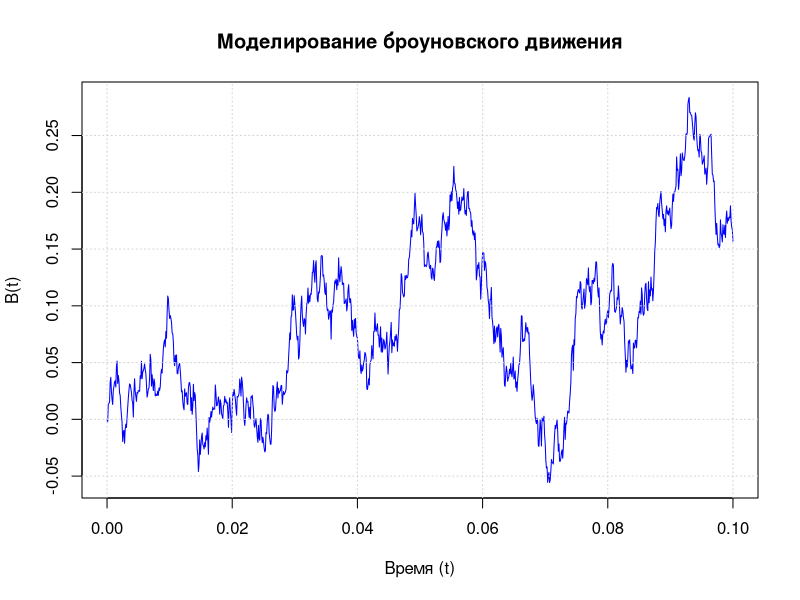
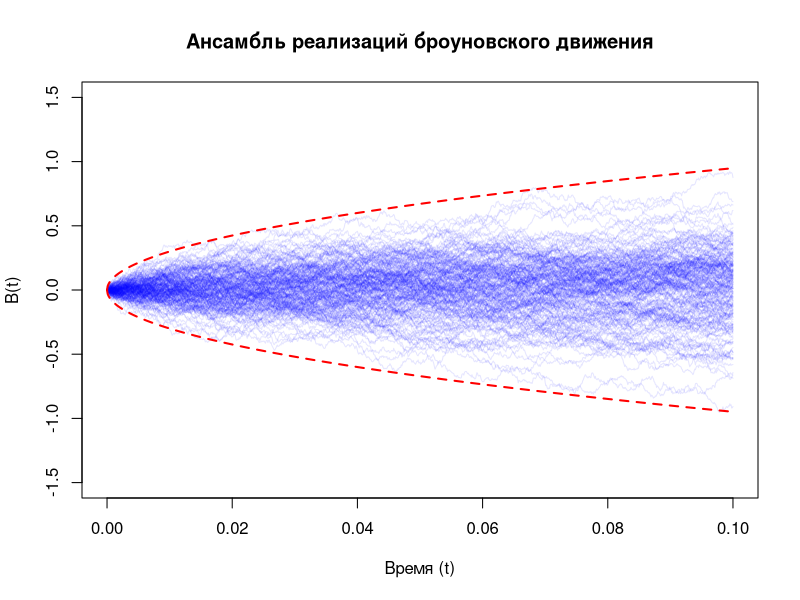
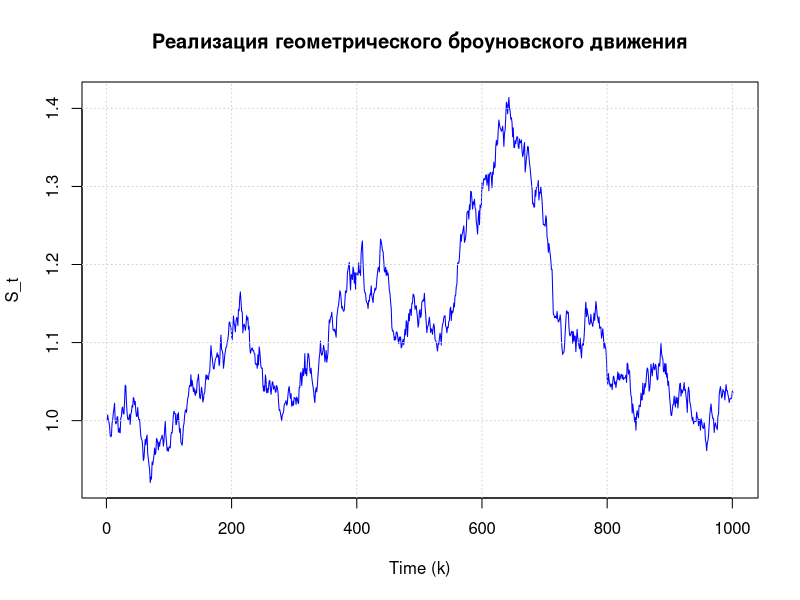
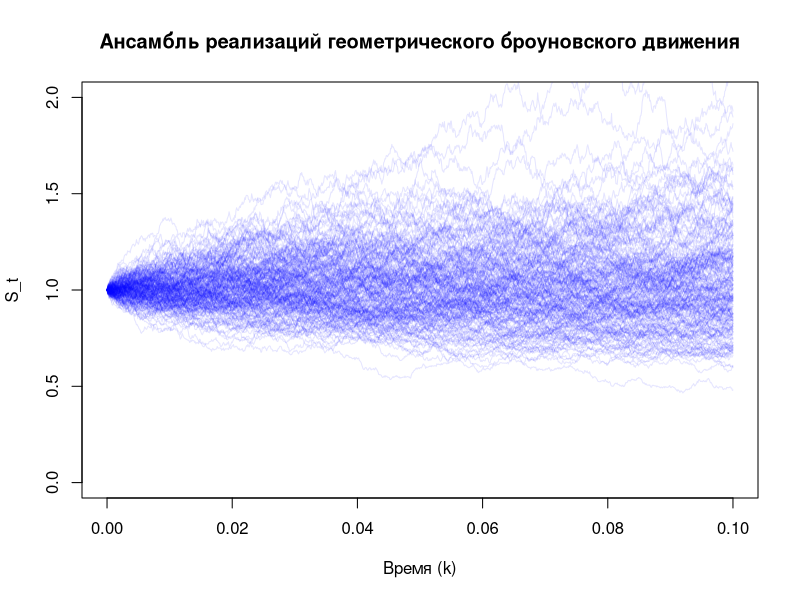

Reproduce these figures in R, in order.
set.seed(123) # Фиксируем случайные значения для повторяемости эксперимента

# Задание 2 ----

# Устанавливаем параметры моделирования
delta <- 0.0001 # Шаг дискретизации
k_max <- 1000 # Максимальное значение k (количество шагов)
n <- k_max + 1 # Количество точек (включая начальную точку)

# Генерируем случайные приращения
epsilon <- rnorm(n, mean = 0, sd = sqrt(delta)) # Нормальные случайные величины

# Инициализируем вектор для броуновского движения
B <- numeric(n) # Создаем вектор с нулями

# Заполняем вектор B броуновским движением
for (k in 2:n) {
  B[k] <- B[k - 1] + epsilon[k] # Каждое новое значение <- предыдущее + случайное приращение
}

# Визуализация результата
plot(seq(0, k_max * delta, by = delta), B, type = "l", 
     main = "Моделирование броуновского движения", 
     xlab = "Время (t)", 
     ylab = "B(t)", 
     col = "blue", 
     lwd = 1)

# Добавление сетки для удобства восприятия
grid()

# Задание 3 ----

# Построение ансамбля реализаций процесса
num_realizations <- 200 # Количество реализаций

plot(seq(0, k_max * delta, by = delta), numeric(n), type = "n", 
     main = "Ансамбль реализаций броуновского движения", 
     xlab = "Время (t)", 
     ylab = "B(t)", 
     xlim = c(0, k_max * delta), 
     ylim = range(-1.5, 1.5)) # Устанавливаем пределы Y для лучшей визуализации

# Генерируем и отображаем 200 реализаций
for (i in 1:num_realizations) {
  # Генерируем случайные приращения для каждой реализации
  epsilon <- rnorm(n, mean = 0, sd = sqrt(delta)) 
  B <- numeric(n) # Сбрасываем вектор для новой реализации
  
  for (k in 2:n) {
    B[k] <- B[k - 1] + epsilon[k] # Заполняем вектор
  }
  
  # Добавляем реализацию на график, с полупрозрачным синим цветом
  lines(seq(0, k_max * delta, by = delta), B, col = adjustcolor("blue", alpha.f = 0.1), lty = 1, cex = 0.5)
}

# Задание 4 ----

# Параметры для доверительных интервалов
three_sigma_upper <- 3 * sqrt(seq(0, k_max * delta, by = delta))
three_sigma_lower <- -three_sigma_upper

# Отрисовка доверительных интервалов на графике
lines(seq(0, k_max * delta, by = delta), three_sigma_upper, col = "red", lwd = 2, lty = 2)
lines(seq(0, k_max * delta, by = delta), three_sigma_lower, col = "red", lwd = 2, lty = 2)

# Задание 5 ----

# Параметры для геометрического броуновского движения
S0 <- 1  
a <- 0.5  
sigma <- 0.9
sqrt_delta <- 0.01  
k_max <- 1000  

# Моделирование процесса геометрического броуновского движения
S <- numeric(k_max + 1)  # создаем вектор для хранения значений процесса
S[1] <- S0  # устанавливаем начальное значение

for (k in 1:k_max) {
  # Используем значения броуновского движения из предыдущего кода
  S[k + 1] <- S0 * exp((a - sigma^2 / 2) * (k * delta) + sigma * B[k + 1])  # дискретная аналог формулы
}

# График геометрического броуновского движения
plot(S, type = "l", col = "blue", xlab = "Time (k)", ylab = "S_t", lwd = "1",
     main = "Реализация геометрического броуновского движения")

# Добавление сетки для удобства восприятия
grid()

# Задание 6 ----

# Количество реализаций
num_realizations <- 200  

# Инициализируем график для реализаций
plot(seq(0, k_max * delta, by = delta), numeric(k_max + 1), type = "n", 
     main = "Ансамбль реализаций геометрического броуновского движения", 
     xlab = "Время (k)", 
     ylab = "S_t", 
     xlim = c(0, k_max * delta), 
     ylim = range(0, 2)) # Устанавливаем пределы Y для лучшей визуализации

# Генерируем и отображаем 200 реализаций геометрического броуновского движения
for (i in 1:num_realizations) {
  # Генерируем случайные приращения для каждой реализации
  epsilon <- rnorm(k_max, mean = 0, sd = sqrt(delta))  # Генерация случайных величин
  S <- numeric(k_max + 1)  # Сбрасываем вектор для новой реализации
  S[1] <- S0  # Устанавливаем начальное значение
  
  for (k in 1:k_max) {
    Bt <- sum(epsilon[1:k])  # Используем сумму приращений до k
    S[k + 1] <- S[1] * exp((a - sigma^2 / 2) * (k * delta) + sigma * Bt)  # Дискретная версия формулы
  }
  
  # Добавляем реализацию на график
  lines(seq(0, k_max * delta, by = delta), S, col = adjustcolor("blue", alpha.f = 0.1), lty = 1)
}
